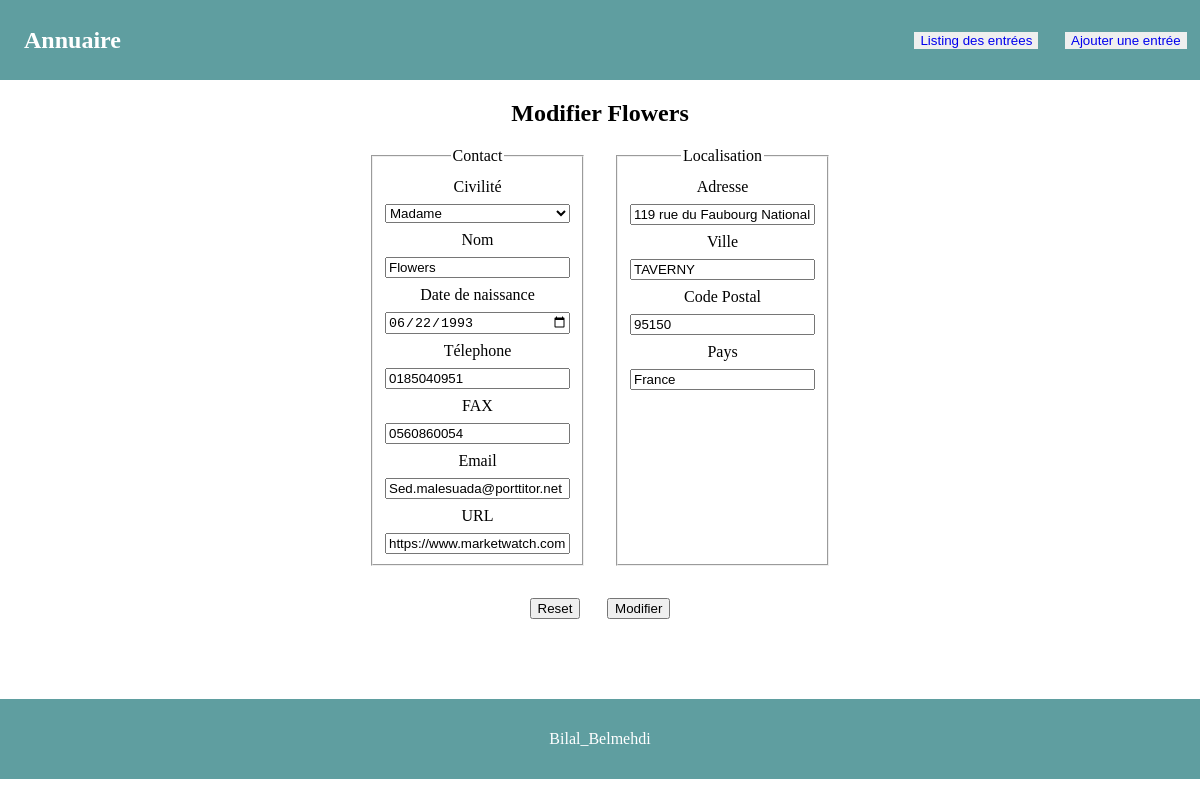
The page /index.php?p=update&id=3 on the database its author committed.
### tables this page shows
CREATE TABLE `directories_table` (
  `id` int(11) NOT NULL AUTO_INCREMENT,
  `civilite` enum('M','F','N') NOT NULL,
  `nom` varchar(20) NOT NULL,
  `adresse` varchar(150) NOT NULL,
  `cp` char(5) NOT NULL,
  `ville` varchar(20) NOT NULL,
  `pays` varchar(30) NOT NULL,
  `date_naissance` date NOT NULL,
  `tel` varchar(10) NOT NULL,
  `fax` varchar(10) NOT NULL,
  `email` varchar(30) NOT NULL,
  `url` varchar(100) NOT NULL,
  PRIMARY KEY (`id`)
);

### php/bdd/query.php (called while the page is built, shortened)
<?php
function SelectDataById($id){
    $query=$GLOBALS['pdo']->prepare('SELECT `civilite`, `nom`, `adresse`, `cp`, `ville`, `pays`, `date_naissance`, `tel`, `fax`, `email`, `url` FROM `directories_table` WHERE `id`=:id');
    $query->bindValue(':id',$id,PDO::PARAM_INT);
    $query->execute();
    $res=$query->fetchObject();
    return $res;
}

### php/treatment/update_treatment.php (called while the page is built, shortened)
<?php
$dataById=SelectDataById($_GET['id']);

### php/views/update_directories.php (the view, shortened to what this page needs)
<?php
    require './php/treatment/update_treatment.php'
?>
<section>
    <?php if($dataById){ ?>
    <div class="save-title-box">
        <h2>Modifier <?= $dataById->nom ?></h2>
    </div>
    <div class="tab-box">
        <form method="POST" id="updateForm">
            <fieldset>
                <legend>Contact</legend>
                <label for="civilite">Civilité</label>
                <select name="civilite" id="civilite">
                    <option <?php if($dataById->civilite == "F"){echo 'selected';} ?> value="F">Madame</option>
                </select>
                <label for="nom">Nom</label>
                <input type="text" name="nom" id="nom" value="<?= $dataById->nom ?>">
                <label for="date_naissance">Date de naissance</label>
                <input type="date" name="date_naissance" value="<?= $dataById->date_naissance ?>" id="date_naissance">
                <label for="tel">Télephone</label>
                <input type="tel" value="<?= $dataById->tel ?>" name="tel" id="tel">
                <label for="fax">FAX</label>
                <input type="tel" name="fax" id="fax" value="<?= $dataById->fax ?>">
                <label for="email">Email</label>
                <input type="email" name="email" id="email" value="<?= $dataById->email ?>">
                <label for="url">URL</label>
                <input type="url" name="url" id="url" value="<?= $dataById->url ?>">
            </fieldset>
            <fieldset>
                <legend>Localisation</legend>
                <label for="adresse">Adresse</label>
                <input type="text" name="adresse" id="adresse" value="<?= $dataById->adresse ?>">
                <label for="ville">Ville</label>
                <input type="text" name="ville" id="ville" value="<?= $dataById->ville ?>">
                <label for="cp">Code Postal</label>
                <input type="number" name="cp" id="cp" value="<?= $dataById->cp ?>">
                <label for="pays">Pays</label>
                <input type="text" name="pays" id="pays" value="<?= $dataById->pays ?>">
            </fieldset>
        </form>
        <div class="btn-box">
            <button form="updateForm" type="reset">Reset</button>
            <button form="updateForm" form type="submit">Modifier</button>
        </div>
    </div>
    <?php } ?>
</section>

### css/style.css (style rules this page uses)
.save-title-box { display: flex; justify-content: center; align-items: center; }
.tab-box { text-align: center; }
.tab-box > form { display: flex; justify-content: center; }
.tab-box > form > fieldset { display: flex; flex-direction: column; margin: 0 1em; }
.tab-box > form > fieldset label { margin: 0.5em 0; }
.btn-box { margin: 2em 0; display: flex; justify-content: center; align-items: center; }
.btn-box > button { margin: 0 1em; }
html, body { margin: 0; padding: 0; }
section { width: 100%; height: auto; }
.save-title-box, .tab-box, .listing-box { max-width: 700px; margin-left: auto; margin-right: auto; }

### rows shown on the page
directories_table: nom "Flowers", civilite "Madame", date_naissance "06/22/1993", tel "0185040951", fax "0560860054", email "Sed.malesuada@porttitor.net", url "https://www.marketwatch.com", adresse "119 rue du Faubourg National", ville "TAVERNY", cp "95150", pays "France"
